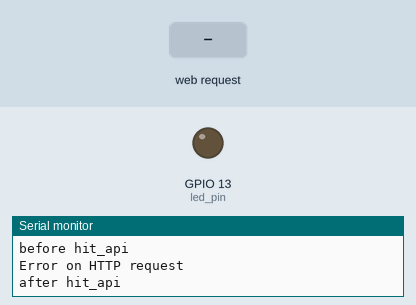
A sketch run on a simulated ESP8266 (NodeMCU). On the bench: output pins drawn as LEDs (lit = HIGH), the last lines printed to the serial monitor. The inputs (shaded band) are chosen by the test bench. WiFi joins after 1.5 s; servers stay silent unless stated; not simulated (calls return 0 or success): secrets.c.

Above: at 3.4 s.
3.5 s: HTTP request GET /LedON received
At 4.1 s:
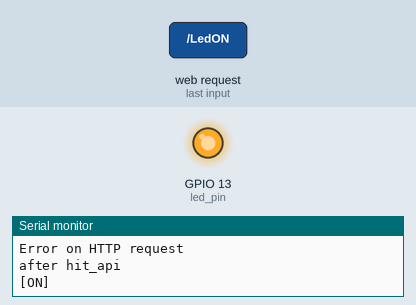
5.0 s: HTTP request GET /LedOFF received
At 6.4 s:
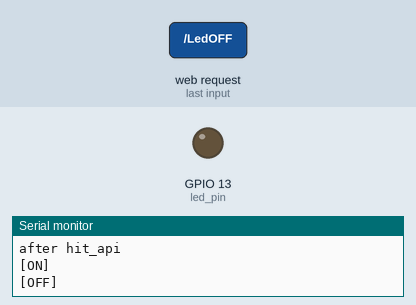
Timing chart, 0 to 8.0 s (numbered marks = the images above; inputs shaded):
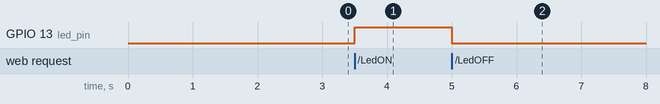

The sketch:

wifi_config.ino
```cpp
#include <ESP8266WiFi.h>
#include <WiFiClient.h>
#include <ESP8266WebServer.h>
#include <ESP8266mDNS.h>
#include "secrets.c"
#include <ESP8266HTTPClient.h>

ESP8266WebServer server(80);
MDNSResponder mdns;

String webPage = "";

int led_pin = 13;

void print_board_info()
{
  Serial.println("");
  Serial.println("ESP8266 board info:");
  Serial.print("\tChip ID: ");
  Serial.println(ESP.getFlashChipId());
  Serial.print("\tCore Version: ");
  Serial.println(ESP.getCoreVersion());
  Serial.print("\tChip Real Size: ");
  Serial.println(ESP.getFlashChipRealSize());
  Serial.print("\tChip Flash Size: ");
  Serial.println(ESP.getFlashChipSize());
  Serial.print("\tChip Flash Speed: ");
  Serial.println(ESP.getFlashChipSpeed());
  Serial.print("\tChip Speed: ");
  Serial.println(ESP.getCpuFreqMHz());
  Serial.print("\tChip Mode: ");
  Serial.println(ESP.getFlashChipMode());
  Serial.print("\tSketch Size: ");
  Serial.println(ESP.getSketchSize());
  Serial.print("\tSketch Free Space: ");
  Serial.println(ESP.getFreeSketchSpace());
}

void create_web_page()
{
  webPage += "<h1>ESP8266 Web Server</h1>";
  webPage += "<p>Chip ID: ";
  webPage += ESP.getFlashChipId();
  webPage += "</p>";
  webPage += "<p>Core Version: ";
  webPage += ESP.getCoreVersion();
  webPage += "</p>";
  webPage += "<p>Chip Real Size: ";
  webPage += ESP.getFlashChipRealSize() / 1024;
  webPage += " Kbit</p>";
  webPage += "<p>Chip Size: ";
  webPage += ESP.getFlashChipSize() / 1024;
  webPage += " Kbit</p>";
  webPage += "<p>Chip Flash Speed: ";
  webPage += ESP.getFlashChipSpeed() / 1000000;
  webPage += " MHz</p>";
  webPage += "<p>Chip Work Speed: ";
  webPage += ESP.getCpuFreqMHz();
  webPage += " MHz</p>";
  webPage += "<p>Chip Mode: ";
  webPage += ESP.getFlashChipMode();
  webPage += "</p>";
  webPage += "<p>LED state <a href=\"LedON\"><button>ON</button></a>&nbsp;<a href=\"LedOFF\"><button>OFF</button></a></p>";
}

void connect_to_wifi()
{
  WiFi.begin(ssid, password);
  Serial.println("");

  while (WiFi.status() != WL_CONNECTED)
  {
    delay(1000);
    Serial.print(".");
  }
  Serial.println("");
  Serial.print("Connected to "); //
  Serial.println(ssid);
  Serial.print("IP address: "); //
  Serial.println(WiFi.localIP());
}

void define_APIs()
{
  // APIS:
  server.on("/", []()
            { server.send(200, "text/html", webPage); });

  server.on("/LedON", []()
            {
    server.send(200, "text/html", webPage);
    digitalWrite(led_pin, HIGH);
    Serial.println("[ON]");
    delay(1000); });

  server.on("/LedOFF", []()
            {
    server.send(200, "text/html", webPage);
    digitalWrite(led_pin, LOW);
    Serial.println("[OFF]");
    delay(1000); });
}

void hit_api()
{
  WiFiClient client;
  HTTPClient http;
  http.begin(client, "http://www.google.com/"); // Specify the URL
  int httpCode = http.GET();                    // Make the request

  if (httpCode > 0)
  {
    String payload = http.getString(); // Get the response payload
    Serial.println(payload);
    Serial.println("http code is: " + httpCode); // Print the response payload
  }
  else
  {
    Serial.println("Error on HTTP request");
  }

  http.end(); // Free resources
}

void setup(void)
{
  pinMode(led_pin, OUTPUT);
  digitalWrite(led_pin, LOW);
  Serial.begin(115200);
  while (!Serial)
  {
    ; // wait for serial port to connect. Needed for native USB port only
  }

  print_board_info();

  create_web_page();

  connect_to_wifi();

  // Begin MDNS Responder
  if (mdns.begin("esp8266", WiFi.localIP()))
  {
    Serial.println("MDNS responder started");
  }

  define_APIs();

  server.begin();
  Serial.println("HTTP server started");
  Serial.println("before hit_api");
  hit_api();
  Serial.println("after hit_api");
}

void loop(void)
{
  server.handleClient();
}
```

Measured:
- after the input at 3.5 s, GPIO 13 (led_pin): LOW → HIGH at once
- after the input at 5.0 s, GPIO 13 (led_pin): HIGH → LOW at once
